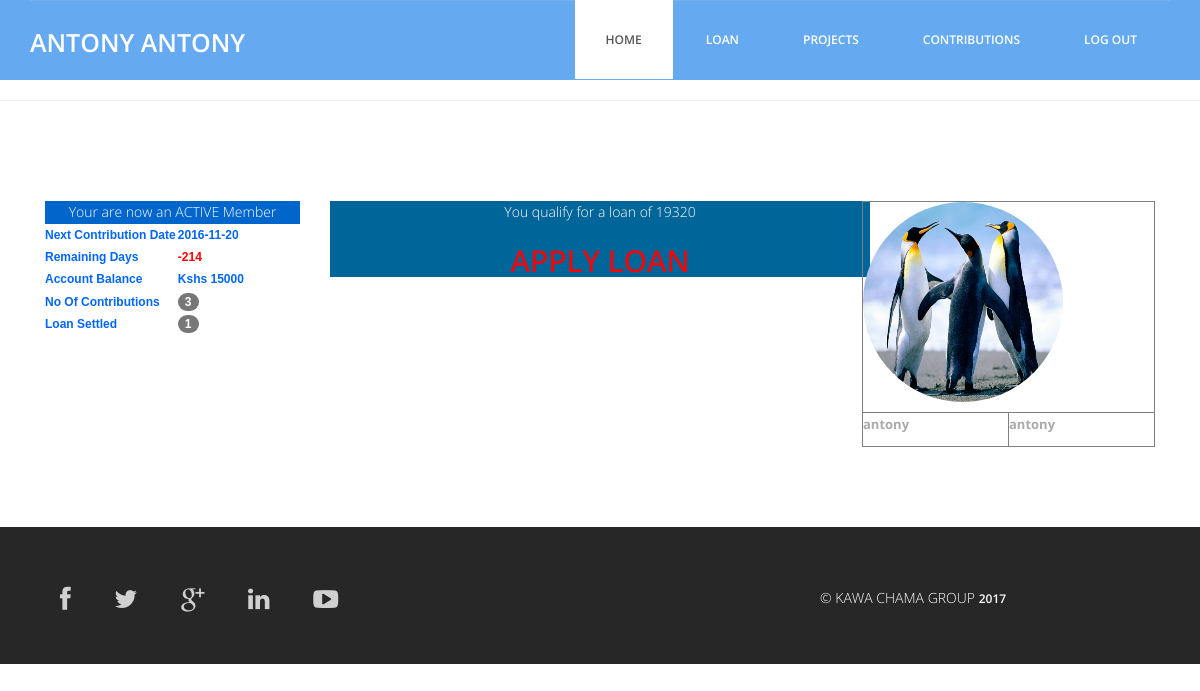
/member/member_prof.php (signed in), run on the app's committed database.
### tables this page shows
CREATE TABLE IF NOT EXISTS `member_reg` (
`id` int(11) NOT NULL,
  `f_name` varchar(60) NOT NULL,
  `l_name` varchar(60) NOT NULL,
  `id_no` int(11) NOT NULL,
  `email` varchar(60) NOT NULL,
  `gender` tinytext NOT NULL,
  `username` varchar(60) NOT NULL,
  `password` varchar(60) NOT NULL,
  `reg_date` timestamp NOT NULL DEFAULT CURRENT_TIMESTAMP,
  `photo` varchar(60) NOT NULL,
  `tel` int(11) NOT NULL,
  `access` int(11) NOT NULL DEFAULT '1',
  `category` varchar(60) NOT NULL DEFAULT 'new',
  `reg_fee` int(11) NOT NULL,
  `next_date` date NOT NULL
);

CREATE TABLE IF NOT EXISTS `manage_contr` (
`id` int(11) NOT NULL,
  `today_ex` date NOT NULL,
  `next_cont` date NOT NULL
);

CREATE TABLE IF NOT EXISTS `membership_fee` (
`id` int(11) NOT NULL,
  `mem_fname` varchar(60) NOT NULL,
  `mem_lname` varchar(60) NOT NULL,
  `mem_idno` int(11) NOT NULL,
  `amound` int(11) NOT NULL,
  `date_ex` timestamp NOT NULL DEFAULT CURRENT_TIMESTAMP,
  `clerk_name` varchar(60) NOT NULL,
  `next_date` date NOT NULL,
  `total_cont` int(11) NOT NULL,
  `no_of_cont` int(11) NOT NULL,
  `target` int(11) NOT NULL DEFAULT '12000',
  `loan` int(60) DEFAULT '0',
  `approve` int(11) NOT NULL DEFAULT '0',
  `loan_amound` int(11) NOT NULL,
  `t_id` int(11) NOT NULL
);

CREATE TABLE IF NOT EXISTS `loan_request` (
`id` int(11) NOT NULL,
  `names` varchar(60) NOT NULL,
  `id_no` int(11) NOT NULL,
  `borrow_date` date DEFAULT NULL,
  `request_date` timestamp NOT NULL DEFAULT CURRENT_TIMESTAMP,
  `due_date` date DEFAULT NULL,
  `request_amound` int(11) NOT NULL,
  `add_more` int(11) DEFAULT NULL,
  `approved` int(11) NOT NULL DEFAULT '0',
  `to_pay` int(11) NOT NULL,
  `payed` int(11) NOT NULL DEFAULT '0',
  `req_reason` varchar(60) NOT NULL,
  `decline_reason` varchar(60) DEFAULT NULL,
  `me` int(11) NOT NULL,
  `penalty` int(11) NOT NULL,
  `setted` int(11) NOT NULL DEFAULT '0',
  `award` int(11) NOT NULL,
  `t_id` int(11) NOT NULL
);

CREATE TABLE IF NOT EXISTS `chama_acc` (
`id` int(11) NOT NULL,
  `acc_total` int(11) NOT NULL DEFAULT '0',
  `acc_bal` int(11) NOT NULL DEFAULT '0',
  `loan` int(11) NOT NULL DEFAULT '0',
  `project` int(11) NOT NULL DEFAULT '0',
  `bal` int(11) NOT NULL DEFAULT '0',
  `respo` varchar(60) NOT NULL DEFAULT 'clerk clerk',
  `to_pay_interest` int(11) NOT NULL DEFAULT '0',
  `payed_interest` int(11) NOT NULL DEFAULT '0'
);

### member/member_prof.php (the view, shortened to what this page needs)
<?php require_once('../Connections/conn.php'); ?>
<?php
if (!function_exists("GetSQLValueString")) {
function GetSQLValueString($theValue, $theType, $theDefinedValue = "", $theNotDefinedValue = "")
{
  $theValue = function_exists("mysql_real_escape_string") ? mysql_real_escape_string($theValue) : mysql_escape_string($theValue);
  switch ($theType) {
    case "text":
      $theValue = ($theValue != "") ? "'" . $theValue . "'" : "NULL";
      break;
    case "long":
    case "int":
      $theValue = ($theValue != "") ? intval($theValue) : "NULL";
      break;
  }
  return $theValue;
}
}
$colname_profile = "-1";
if (isset($_SESSION['member'])) {
  $colname_profile = $_SESSION['member'];
}
$query_profile = sprintf("SELECT * FROM member_reg WHERE username = %s", GetSQLValueString($colname_profile, "text"));
$profile = mysql_query($query_profile, $conn) or die(mysql_error());
$row_profile = mysql_fetch_assoc($profile);
$colname_total = $row_profile['id_no'];
$query_total = sprintf("SELECT * FROM membership_fee WHERE mem_idno = %s", GetSQLValueString($colname_total, "int"));
$total = mysql_query($query_total, $conn) or die(mysql_error());
$row_total = mysql_fetch_assoc($total);
$query_contDate = "SELECT * FROM manage_contr";
$contDate = mysql_query($query_contDate, $conn) or die(mysql_error());
$row_contDate = mysql_fetch_assoc($contDate);
$query_chama_acc = "SELECT * FROM chama_acc";
$chama_acc = mysql_query($query_chama_acc, $conn) or die(mysql_error());
$row_chama_acc = mysql_fetch_assoc($chama_acc);
$colname_loan_status =$row_profile['id_no'];
$query_loan_status = sprintf("SELECT * FROM loan_request WHERE id_no = %s ORDER BY t_id DESC", GetSQLValueString($colname_loan_status, "int"));
$loan_status = mysql_query($query_loan_status, $conn) or die(mysql_error());
$row_loan_status = mysql_fetch_assoc($loan_status);
?>
<?php
$today=date("Y-m-d");;
$next=$row_contDate['next_cont'];
$diff=(strtotime($next)-strtotime($today))/(60*60*24);
?>
<!DOCTYPE html>
<html lang="en">
  <head>
    <link href="../css/bootstrap.min.css" rel="stylesheet">
	<link rel="stylesheet" href="../css/font-awesome.min.css">
	<link rel="stylesheet" href="../css/animate.css">
	<link href="../css/animate.min.css" rel="stylesheet">
	<link href="../css/style.css" rel="stylesheet" />
  </head>
  <body>
	<header id="header">
        <?php include('../header/mem_head.php');?>
    </header>
	<hr>
	<div class="services">
		<div class="container">
			<div class="col-lg-3">
			<?php if(($row_profile['category']!='New') && ($row_profile['reg_fee']!=0)){?>
			<div id="existing">Your are now an ACTIVE Member</div>
			<table width="200" border="0" id="newMember">
		<tr>
				<th scope="col">Next Contribution Date</th>
				<th scope="col"><?php echo $row_contDate['next_cont'];?></th>
		</tr>
		<tr>
				<th>Remaining Days</th>
				<th style="color:#F00"><?php  if($diff==0){echo "Its Today";}else{echo $diff;};?></th>
		</tr>
		<tr>
				<th>Account Balance</th>
				<th>Kshs <?php echo $row_total['total_cont']; ?></th>
		</tr>
    <tr>
        <th>No of Contributions</th>
        <th><span class="badge"><?php echo $row_total['no_of_cont']; ?></span></th>
    </tr>
     <tr>
        <th>Loan settled</th>
        <th><span class="badge"><?php echo $row_loan_status['setted']; ?></span></th>
    </tr>
</table>
			<?php }else{?>
			<div id="new">Pay Kshs 500 to Become an Active Member</div>
			<?php }?>
			</div>
			<div class="col-lg-6">
			<?php
			$loan=($row_total['total_cont']+(0.16*$row_total['target'])+(0.08*$row_chama_acc['acc_total']));
			if($row_total['loan']==0){?>
			<?php
			if(($row_total['no_of_cont']>=3) && ($loan<$row_chama_acc['acc_total']) || $row_loan_status['setted']==1){
			echo "<div id='qualify_loan'>";
			echo "You qualify for a loan of ";
			echo $loan."</br>";
			echo "<h2>"."<a href='apply_loan.php' style='color:red'>APPLY LOAN</a>"."</h2>";
			echo "</div>";
			}else{
			echo "<div id='new'>";
			echo "For you to qualify for a loan you should have atleast contributed 3 times"."</br>";
			echo "</div>";
			}?>
			<?php }else if($row_total['approve']==2){
			echo "<div id='process_loan'>";
			echo "<h2>"."Your loan was diclined or chama account balance is insufficient"."</h2>";
			echo "<br>";
			echo "<h2>"."<a href='apply_loan.php' style='color:red'>Apply loan again</a>"."</h2>";
			echo "</div>";
			}else{
			echo "<div id='process_loan'>";
			echo "<h2>"."Your Loan is Being Processed"."</h2>";
			echo "</div>";
			}?>
			</div>
			<div class="col-lg-3 wow fadeInDown" data-wow-duration="1000ms" data-wow-delay="1200ms">
			<table width="293" border="1" align="right">
		<tr>
				<th colspan="2" scope="col"><p><img src="../upload/<?php echo $row_profile['photo']; ?>" width="200" height="200" class="img-circle"> </th>
				</tr>
		<tr>
				<td><p><?php echo $row_profile['f_name']; ?></p></td>
				<td><p><?php echo $row_profile['l_name']; ?></p></td>
		</tr>
</table>
			</div>
		</div>
	</div>
	<div class="sub-footer">
		<?php include('../footer/sub_footer.php');?>
	</div>
  </body>
</html>

### header/mem_head.php (shortened to what this page needs)
<?php require_once('../Connections/conn.php'); ?>
<?php
$logoutAction = $_SERVER['PHP_SELF']."?doLogout=true";
?>
<?php
$colname_profile = "-1";
if (isset($_SESSION['member'])) {
  $colname_profile = $_SESSION['member'];
}
$query_profile = sprintf("SELECT * FROM member_reg WHERE username = %s", GetSQLValueString($colname_profile, "text"));
$profile = mysql_query($query_profile, $conn) or die(mysql_error());
$row_profile = mysql_fetch_assoc($profile);
?>
<nav class="navbar navbar-default navbar-static-top" role="banner">
            <div class="container">
                <div class="navbar-header">
                   <div class="navbar-brand">
						<a href="#"><h1><?php echo $row_profile['f_name']."  ".$row_profile['l_name']; ?></h1></a>
					</div>
                </div>
                <div class="navbar-collapse collapse">
					<div class="menu">
						<ul class="nav nav-tabs" role="tablist">
							<li role="presentation"><a href="../member/member_prof.php" class="active">Home</a></li>
							<li role="presentation"><a href="../member/loan_status.php">Loan</a></li>
							<li role="presentation"><a href="../member/projects.php">Projects</a></li>
							<li role="presentation"><a href="../member/mem_cont.php">Contributions</a></li>
							<li role="presentation"><a href="<?php echo $logoutAction ?>">Log Out</a></li>
						</ul>
					</div>
				</div>
            </div>
        </nav>

### footer/sub_footer.php
<div class="container">
			<div class="social-icon">
				<div class="col-md-4">
					<ul class="social-network">
						<li><a href="#" class="fb tool-tip" title="Facebook"><i class="fa fa-facebook"></i></a></li>
						<li><a href="#" class="twitter tool-tip" title="Twitter"><i class="fa fa-twitter"></i></a></li>
						<li><a href="#" class="gplus tool-tip" title="Google Plus"><i class="fa fa-google-plus"></i></a></li>
						<li><a href="#" class="linkedin tool-tip" title="Linkedin"><i class="fa fa-linkedin"></i></a></li>
						<li><a href="#" class="ytube tool-tip" title="You Tube"><i class="fa fa-youtube-play"></i></a></li>
					</ul>
				</div>
			</div>
			<div class="col-md-4 col-md-offset-4">
				<div class="copyright">
					&copy; KAWA CHAMA GROUP <a target="_blank" href="http://bootstraptaste.com/" title="Free Twitter Bootstrap WordPress Themes and HTML templates">2017</a>
				</div>
			</div>
		</div>

### css/style.css (style rules this page uses)
body { font-family:'Open Sans', Arial, sans-serif; font-size:14px; font-weight:300; line-height:1.6em; color:#fff; background-color:#fff; overflow-x:hidden; }
hi,h2,h3,h4,h5,h6 { color:#272727; line-height:1.1em; }
p { color:#aaa; font-size:13px; }
a { text-decoration:none; transition: all 0.1s ease-in-out; -moz-transition: all 0.1s ease-in-out; -webkit-transition: all 0.1s ease-in-out; -o-transition: all 0.1s ease-in-out; outline: none; color:#272727; }
.navbar-brand { float: left; height: 50px; padding: 15px 15px; font-size: 18px; line-height: 20px; }
.navbar-brand h1 { margin-top:9px; padding-top:5px; float: left; font-size: 25px; color:#fff; text-transform:uppercase; font-weight:600; }
.menu { font-size:12px; float:right; text-transform:uppercase; font-weight:600; }
.navbar-collapse { padding-right: 15px; padding-left: 15px; overflow-x: visible; -webkit-overflow-scrolling: touch; border-top: 0px solid transparent; -webkit-box-shadow: inset 0 1px 0 rgba(255, 255, 255, .1); box-shadow: inset 0 1px 0 rgba(255, 255, 255, .1); }
.menu ul.nav-tabs li { color:#fff; }
.nav-tabs { border-bottom: 0; }
.nav-tabs > li { float: left; margin-bottom: 0; }
.nav-tabs > li > a { border-radius:0; color:#fff; padding:30px; }
.nav-tabs > li a.active { color: #555; cursor: default; background-color: #fff; border: 1px solid #fff; border-bottom-color:#fff; }
.navbar-default { background-color: #65AAF0; border-color:#65AAF0; }
.services { padding:80px 0 80px 0; }
ul.social-network { list-style:none; margin-top:20px; padding:10px; transition: all 0.3s ease-in-out; -moz-transition: all 0.3s ease-in-out; -webkit-transition: all 0.3s ease-in-out; -o-transition: all 0.3s ease-in-out; }
.sub-footer { background:#272727; padding:30px; }
ul.social-network li { display:inline; margin: 0 50px; font-size:25px; margin-left:-10px; }
ul.social-network li a { color:#d0d0d0; }
.copyright { margin-top:30px; }
.copyright a { color:#fff; text-transform:uppercase; font-weight:600; font-size:12px; text-shadow:none; }
#newMember { color: #06F; text-align:center; font-family:Tahoma, Geneva, sans-serif; font-size:12px; text-transform:capitalize; }
#existing { color:#FFF; text-align:center; background-color: #06C }
#qualify_loan { color:#FFF; background-color:#069; text-align:center }

### data on the page
member_reg: f_name "ANTONY", l_name "ANTONY", photo (picture), f_name "antony", l_name "antony"
manage_contr: next_cont "2016-11-20"
membership_fee: total_cont "15000", no_of_cont "3", loan "19320"
loan_request: setted "1"
